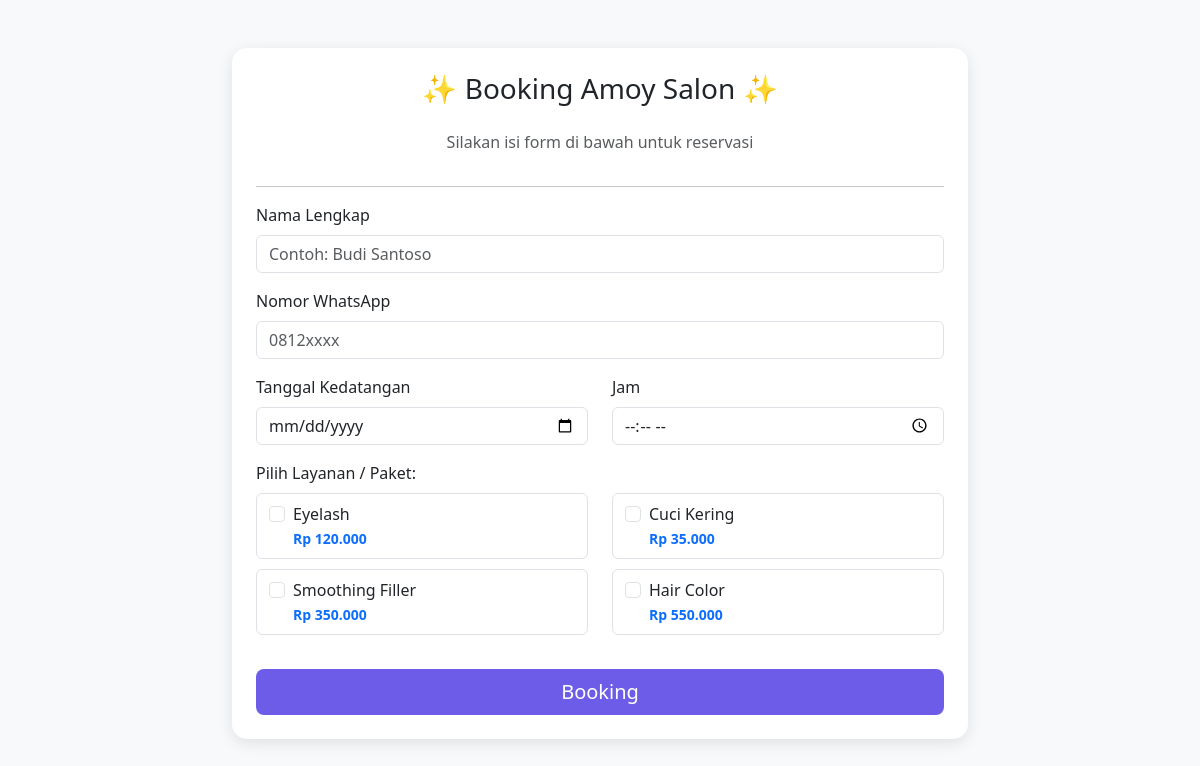
The page / on the database its author committed.
### tables this page shows
CREATE TABLE `services` (
  `id_service` int(11) NOT NULL,
  `nama_layanan` varchar(100) NOT NULL,
  `deskripsi` text DEFAULT NULL,
  `harga` decimal(10,2) NOT NULL,
  `komisi_persen` int(3) DEFAULT 0
);

### index.php (the view, shortened to what this page needs)
<?php include 'class/koneksi.php'; ?>
<!DOCTYPE html>
<html lang="id">
<head>
    <link href="https://cdn.jsdelivr.net/npm/bootstrap@5.3.0/dist/css/bootstrap.min.css" rel="stylesheet">
</head>
<body>
<div class="container py-5">
    <div class="row justify-content-center">
        <div class="col-md-8">
            <div class="card card-booking p-4">
                <h3 class="text-center mb-4">✨ Booking Amoy Salon ✨</h3>
                <p class="text-muted text-center">Silakan isi form di bawah untuk reservasi</p>
                <hr>
                <form action="class/proses_booking.php" method="POST">
                    <div class="mb-3">
                        <label class="form-label">Nama Lengkap</label>
                        <input type="text" name="nama" class="form-control" placeholder="Contoh: Budi Santoso" required>
                    </div>
                    <div class="mb-3">
                        <label class="form-label">Nomor WhatsApp</label>
                        <input type="number" name="whatsapp" class="form-control" placeholder="0812xxxx" required>
                    </div>
                    <div class="row">
                        <div class="col-md-6 mb-3">
                            <label class="form-label">Tanggal Kedatangan</label>
                            <input type="date" name="tgl" class="form-control" required>
                        </div>
                        <div class="col-md-6 mb-3">
                            <label class="form-label">Jam</label>
                            <input type="time" name="jam" class="form-control" required>
                        </div>
                    </div>
                    <div class="mb-4">
                        <label class="form-label d-block">Pilih Layanan / Paket:</label>
                        <div class="row">
                            <?php
                            $query = mysqli_query($conn, "SELECT * FROM services");
                            while($data = mysqli_fetch_array($query)){
                            ?>
                            <div class="col-md-6 mb-2">
                                <div class="form-check p-2 border rounded">
                                    <input class="form-check-input ms-1" type="checkbox" name="layanan[]" value="<?= $data['id_service']; ?>" id="svc<?= $data['id_service']; ?>">
                                    <label class="form-check-label ms-2" for="svc<?= $data['id_service']; ?>">
                                        <?= $data['nama_layanan']; ?> <br>
                                        <small class="text-primary fw-bold">Rp <?= number_format($data['harga'], 0, ',', '.'); ?></small>
                                    </label>
                                </div>
                            </div>
                            <?php } ?>
                        </div>
                    </div>
                    <div class="d-grid">
                        <button type="submit" name="submit_booking" class="btn btn-primary btn-lg">Booking</button>
                    </div>
                </form>
            </div>
        </div>
    </div>
</div>
</body>
</html>

### index.php (style rules this page uses)
body { background-color: #f8f9fa; }
.card-booking { border-radius: 15px; border: none; box-shadow: 0 4px 15px rgba(0,0,0,0.1); }
.btn-primary { background-color: #6c5ce7; border: none; }

### rows shown on the page
services: nama_layanan "Eyelash", harga "120.000"
services: nama_layanan "Cuci Kering", harga "35.000"
services: nama_layanan "Smoothing Filler", harga "350.000"
services: nama_layanan "Hair Color", harga "550.000"
